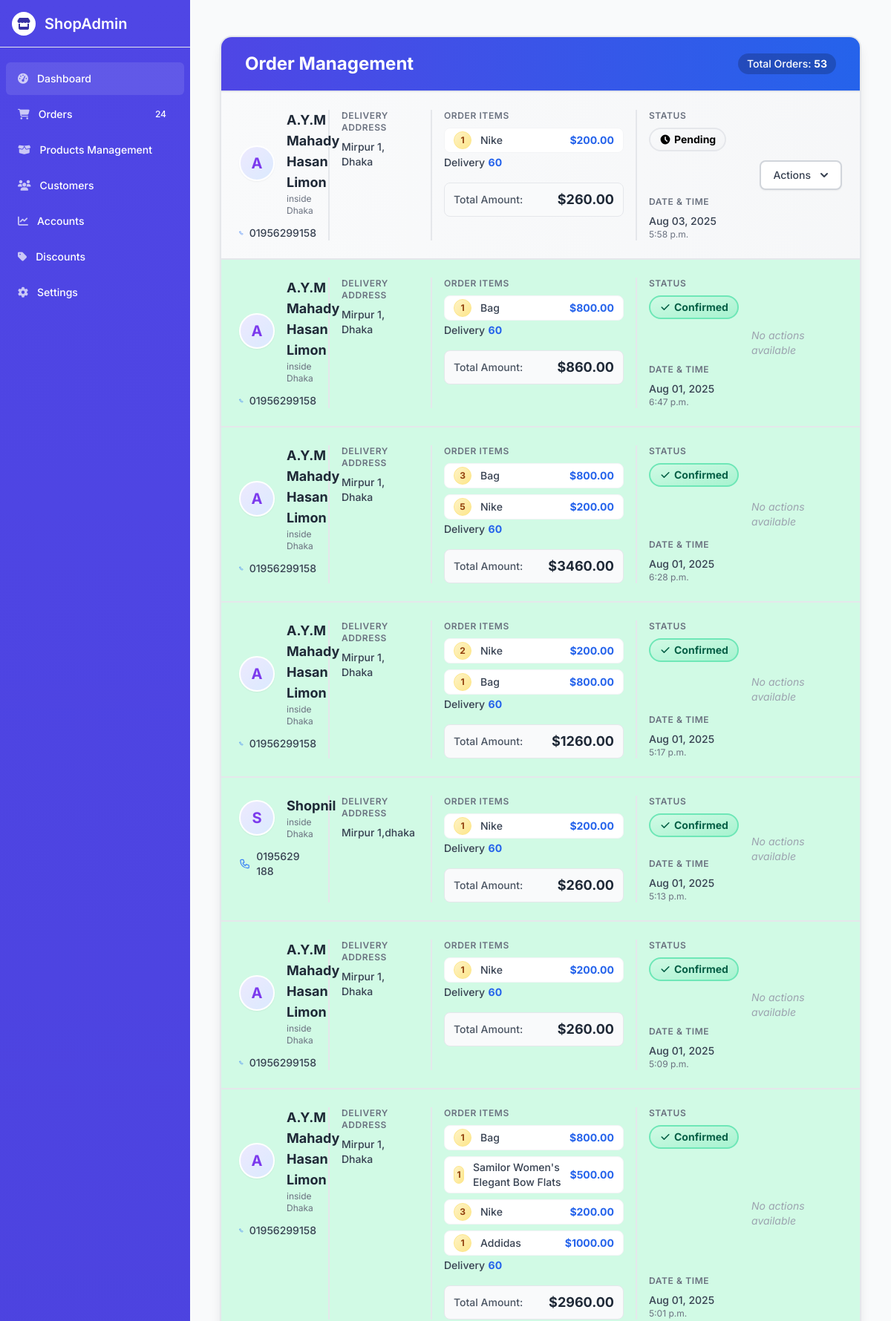
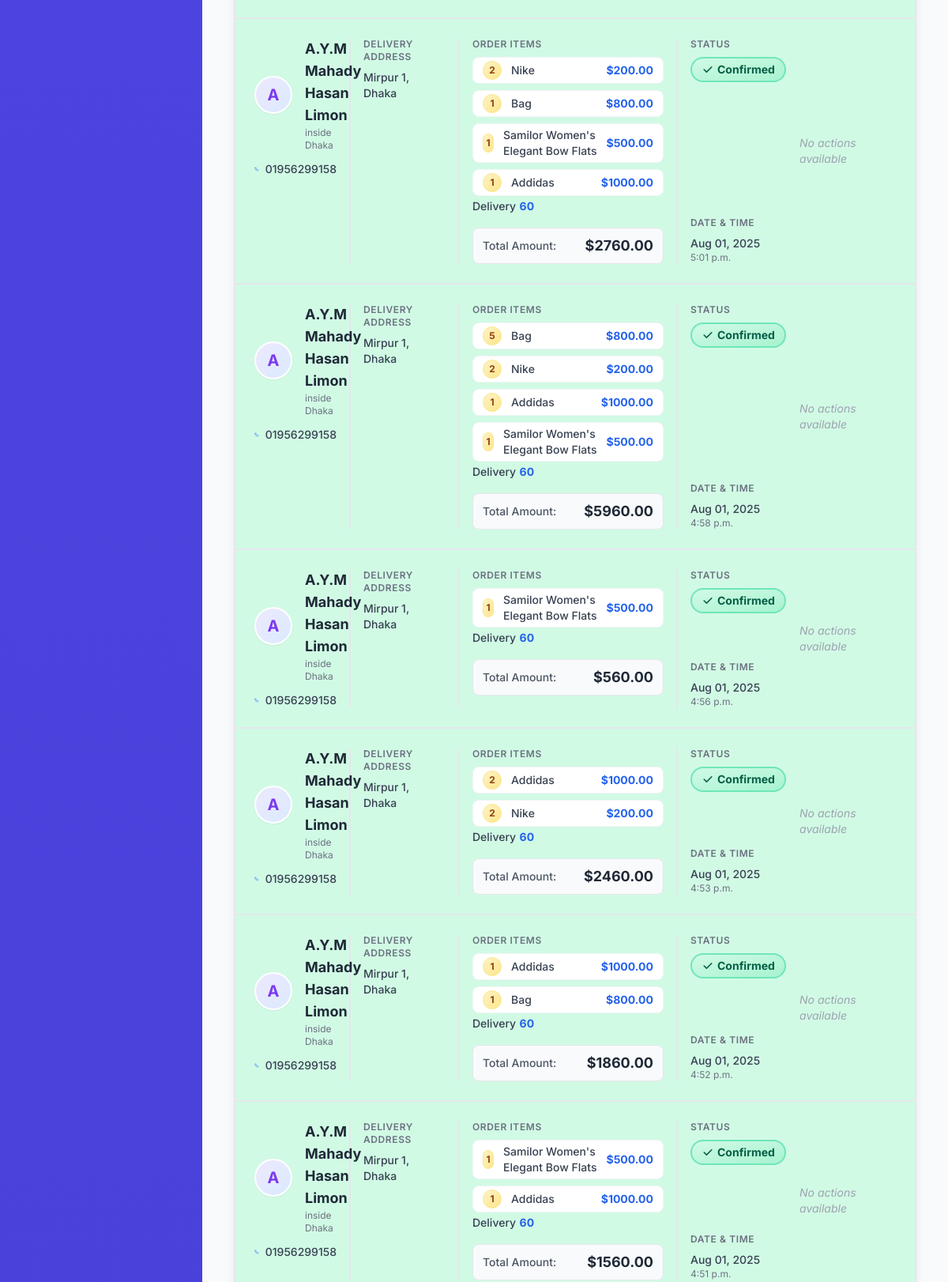
/order/order_list/ (upper part), run on the app's committed database (2 pictures, top to bottom).
### order/models.py (models this page shows, shortened)
class Order(models.Model):
    LOCATION_CHOICES = [
        ('inside_dhaka', 'Inside Dhaka'),
        ('outside_dhaka', 'Outside Dhaka'),
    ]
    full_name = models.CharField(max_length=100)
    contact_number = models.CharField(max_length=20)
    location = models.CharField(max_length=20, choices=LOCATION_CHOICES)
    address = models.TextField()
    cart = models.JSONField(default=dict)
    total_price = models.DecimalField(max_digits=10, decimal_places=2)
    is_confirmed = models.BooleanField(default=False)
    is_cancelled = models.BooleanField(default=False)
    created_at = models.DateTimeField(auto_now_add=True)

### store/models.py (models this page shows)
class Product (models.Model):
    category = models.ForeignKey(Category, on_delete=models.CASCADE)
    name = models.CharField(max_length = 100)
    slug = models.SlugField(max_length = 100)
    description = models.TextField()
    price = models.DecimalField(max_digits=10, decimal_places=2)
    image = models.ImageField(upload_to = 'products/')

### order/views.py (the view)
# urls.py: path('order_list/',views.order_list, name="order_list"),
def order_list(request):
    orders = Order.objects.all().order_by('-created_at')  # Most recent first
    details = []
    for order in orders:
        products = []
        for key,value in order.cart.items():
            product = Product.objects.get(id = key)
            products.append({'name': product.name, 'price': product.price, 'quantity': value})
        details.append({
            'full_name': order.full_name,
            'contact_number': order.contact_number,
            'location': order.location,
            'address': order.address,
            'total_price': order.total_price,
            'is_cancelled': order.is_cancelled,
            'is_confirmed': order.is_confirmed,
            'created_at': order.created_at,
            'id': order.id,
            'products': products
        })
    return render(request, 'orders/order_list.html', {'orders': details})

### store/context_processors.py (called while the page is built, shortened)
def cart_data(request):
    cart = request.session.get('cart', {})
    cart_item_count = 0
    cart_items = []
    total_amount = 0
    return {
        'cart_items': cart_items,
        'total_amount': total_amount,
        'cart_item_count': cart_item_count,
    }

### templates/orders/order_list.html (shortened to what this page needs)
{% extends 'orders/base.html' %}
{% load static %}
{% block content %}
<div class="w-full mx-auto px-4 py-6">
    <div class="bg-gradient-to-br from-gray-50 to-gray-100 rounded-2xl border-2 border-gray-200 shadow-lg overflow-hidden">
        <div class="px-8 py-5 border-b-2 border-gray-200 bg-gradient-to-r from-indigo-600 to-blue-600">
            <div class="flex justify-between items-center">
                <h2 class="text-2xl font-bold text-white">Order Management</h2>
                <div class="text-white bg-black bg-opacity-20 px-3 py-1 rounded-full text-sm font-medium">
                    Total Orders: <span class="font-bold">{{ orders|length }}</span>
                </div>
            </div>
        </div>
        {% for order in orders %}
        <div class="border-b-2 border-gray-200 last:border-b-0 {% if order.is_confirmed %}bg-green-100{% elif order.is_cancelled %}bg-red-200{% endif %}">
            <div class="grid grid-cols-12 gap-4 p-6">
                <div class="col-span-12 md:col-span-3 lg:col-span-2 border-r-2 border-gray-200 pr-4">
                    <div class="flex items-center">
                        <div class="flex-shrink-0 h-12 w-12 rounded-full bg-gradient-to-br from-purple-100 to-blue-100 border-2 border-white shadow-sm flex items-center justify-center">
                            <span class="text-xl font-bold text-purple-600">{{ order.full_name|first|upper }}</span>
                        </div>
                        <div class="ml-4">
                            <div class="text-lg font-bold text-gray-800">{{ order.full_name }}</div>
                            <div class="text-xs text-gray-500">{{ order.location }}</div>
                        </div>
                    </div>
                    <div class="mt-3">
                        <div class="text-sm font-medium text-gray-700 flex items-center">
                            {{ order.contact_number }}
                        </div>
                    </div>
                </div>
                <div class="col-span-12 md:col-span-3 lg:col-span-2 border-r-2 border-gray-200 pr-4">
                    <h3 class="text-xs font-semibold text-gray-500 uppercase tracking-wider">Delivery Address</h3>
                    <div class="mt-2 text-sm text-gray-700">
                        <div class="font-medium ">{{ order.address|linebreaksbr }}</div>
                    </div>
                </div>
                <div class="col-span-12 md:col-span-6 lg:col-span-4 border-r-2 border-gray-200 pr-4">
                    <div class="mb-4">
                        <h3 class="text-xs font-semibold text-gray-500 uppercase tracking-wider">Order Items</h3>
                        <ul class="mt-2 space-y-2">
                            {% for item in order.products %}
                            <li class="flex items-center justify-between py-1 px-3 bg-white rounded-lg border border-gray-100 shadow-xs">
                                <div class="flex items-center">
                                    <span class="inline-flex items-center justify-center h-6 w-6 rounded-full bg-gradient-to-br from-yellow-100 to-yellow-200 text-yellow-800 font-bold text-xs mr-3 border border-yellow-200">
                                        {{ item.quantity }}
                                    </span>
                                    <span class="text-sm font-medium text-gray-700">{{ item.name }}</span>
                                </div>
                                <span class="text-sm font-bold text-blue-600">${{ item.price }}</span>
                            </li>
                            {% empty %}
                            <li class="text-gray-400 italic text-sm py-2">No items in this order</li>
                            {% endfor %}
                        <span class="text-sm font-medium text-gray-700">Delivery</span>
                        <span class="text-sm font-bold text-blue-600">60</span>
                        </ul>
                    </div>
                    <div class="flex justify-between items-center bg-gray-50 rounded-lg px-3 py-2 border border-gray-200">
                        <span class="text-sm font-medium text-gray-600">Total Amount:</span>
                        <span class="text-lg font-bold text-gray-800">${{ order.total_price }}</span>
                    </div>
                </div>
                <div class="col-span-12 md:col-span-3 lg:col-span-2 flex flex-col justify-between">
                    <div>
                        <h3 class="text-xs font-semibold text-gray-500 uppercase tracking-wider">Status</h3>
                        <div class="mt-2">
                            {% if order.is_cancelled %}
                            <div class="inline-flex items-center px-3 py-1 rounded-full text-sm font-bold bg-gradient-to-br from-rose-100 to-rose-200 text-rose-800 border-2 border-rose-300">
                                <svg xmlns="http://www.w3.org/2000/svg" class="h-4 w-4 mr-1" viewBox="0 0 20 20" fill="currentColor">
                                    <path fill-rule="evenodd" d="M4.293 4.293a1 1 0 011.414 0L10 8.586l4.293-4.293a1 1 0 111.414 1.414L11.414 10l4.293 4.293a1 1 0 01-1.414 1.414L10 11.414l-4.293 4.293a1 1 0 01-1.414-1.414L8.586 10 4.293 5.707a1 1 0 010-1.414z" clip-rule="evenodd" />
                                </svg>
                                Cancelled
                            </div>
                            {% elif order.is_confirmed %}
                            <div class="inline-flex items-center px-3 py-1 rounded-full text-sm font-bold bg-gradient-to-br from-green-100 to-green-200 text-green-800 border-2 border-green-300">
                                <svg xmlns="http://www.w3.org/2000/svg" class="h-4 w-4 mr-1" viewBox="0 0 20 20" fill="currentColor">
                                    <path fill-rule="evenodd" d="M16.707 5.293a1 1 0 010 1.414l-8 8a1 1 0 01-1.414 0l-4-4a1 1 0 011.414-1.414L8 12.586l7.293-7.293a1 1 0 011.414 0z" clip-rule="evenodd" />
                                </svg>
                                Confirmed
                            </div>
                            {% else %}
                            <div class="inline-flex items-center px-3 py-1 rounded-full text-sm font-bold bg-gradient-to-br from-amber-100 to-amber-200 text-amber-800 border-2 border-amber-300">
                                <svg xmlns="http://www.w3.org/2000/svg" class="h-4 w-4 mr-1" viewBox="0 0 20 20" fill="currentColor">
                                    <path fill-rule="evenodd" d="M10 18a8 8 0 100-16 8 8 0 000 16zm1-12a1 1 0 10-2 0v4a1 1 0 00.293.707l2.828 2.829a1 1 0 101.415-1.415L11 9.586V6z" clip-rule="evenodd" />
                                </svg>
                                Pending
                            </div>
                            {% endif %}
                        </div>
                    </div>
                    <div class="mt-4">
                        <h3 class="text-xs font-semibold text-gray-500 uppercase tracking-wider">Date & Time</h3>
                        <div class="mt-2 text-sm text-gray-700">
                            <div class="font-medium">{{ order.created_at|date:"M d, Y" }}</div>
                            <div class="text-xs text-gray-500">{{ order.created_at|time }}</div>
                        </div>
                    </div>
                </div>
                <div class="col-span-12 md:col-span-12 lg:col-span-2 flex items-center justify-end">
                    {% if not order.is_confirmed and not order.is_cancelled %}
                    <div class="relative inline-block text-left">
                        <div>
                            <button type="button" onclick="toggleDropdown('menu-{{ order.id }}')" class="inline-flex items-center px-4 py-2 border-2 border-gray-300 shadow-sm text-sm font-medium rounded-lg text-gray-700 bg-white hover:bg-gray-50 focus:outline-none focus:ring-2 focus:ring-offset-2 focus:ring-indigo-500" id="menu-button-{{ order.id }}">
                                Actions
                                <svg class="-mr-1 ml-2 h-5 w-5" xmlns="http://www.w3.org/2000/svg" viewBox="0 0 20 20" fill="currentColor">
                                    <path fill-rule="evenodd" d="M5.293 7.293a1 1 0 011.414 0L10 10.586l3.293-3.293a1 1 0 111.414 1.414l-4 4a1 1 0 01-1.414 0l-4-4a1 1 0 010-1.414z" clip-rule="evenodd" />
                                </svg>
                            </button>
                        </div>
                    </div>
                    {% else %}
                    <span class="text-gray-400 text-sm italic">No actions available</span>
                    {% endif %}
                </div>
            </div>
        </div>
        {% endfor %}
    </div>
</div>
{% endblock %}

### templates/orders/base.html (style rules this page uses)
body { font-family: 'Inter', sans-serif; background-color: #f9fafb; }

### data on the page
Order: full_name|first "A", full_name "A.Y.M Mahady Hasan Limon", location "inside Dhaka", contact_number "01956299158", address "Mirpur 1, Dhaka", total_price "260.00", created_at "Aug 03, 2025", created_at "5:58 p.m."
Product: name "Nike" "Nike" "Nike" "Nike" "Nike" "Nike" "Nike" "Nike" "Nike", price "200.00" "200.00" "200.00" "200.00" "200.00" "200.00" "200.00" "200.00" "200.00"
Order: full_name|first "A", full_name "A.Y.M Mahady Hasan Limon", location "inside Dhaka", contact_number "01956299158", address "Mirpur 1, Dhaka", total_price "860.00", created_at "Aug 01, 2025", created_at "6:47 p.m."
Product: name "Bag" "Bag" "Bag" "Bag" "Bag" "Bag" "Bag", price "800.00" "800.00" "800.00" "800.00" "800.00" "800.00" "800.00"
Order: full_name|first "A", full_name "A.Y.M Mahady Hasan Limon", location "inside Dhaka", contact_number "01956299158", address "Mirpur 1, Dhaka", total_price "3460.00", created_at "Aug 01, 2025", created_at "6:28 p.m."
Order: full_name|first "A", full_name "A.Y.M Mahady Hasan Limon", location "inside Dhaka", contact_number "01956299158", address "Mirpur 1, Dhaka", total_price "1260.00", created_at "Aug 01, 2025", created_at "5:17 p.m."
Order: full_name|first "S", full_name "Shopnil", location "inside Dhaka", contact_number "0195629 188", address "Mirpur 1,dhaka", total_price "260.00", created_at "Aug 01, 2025", created_at "5:13 p.m."
Order: full_name|first "A", full_name "A.Y.M Mahady Hasan Limon", location "inside Dhaka", contact_number "01956299158", address "Mirpur 1, Dhaka", total_price "260.00", created_at "Aug 01, 2025", created_at "5:09 p.m."
Order: full_name|first "A", full_name "A.Y.M Mahady Hasan Limon", location "inside Dhaka", contact_number "01956299158", address "Mirpur 1, Dhaka", total_price "2960.00", created_at "Aug 01, 2025", created_at "5:01 p.m."
Product: name "Samilor Women's Elegant Bow Flats" "Samilor Women's Elegant Bow Flats" "Samilor Women's Elegant Bow Flats" "Samilor Women's Elegant Bow Flats" "Samilor Women's Elegant Bow Flats", price "500.00" "500.00" "500.00" "500.00" "500.00"
Product: name "Addidas" "Addidas" "Addidas" "Addidas" "Addidas" "Addidas", price "1000.00" "1000.00" "1000.00" "1000.00" "1000.00" "1000.00"
Order: full_name|first "A", full_name "A.Y.M Mahady Hasan Limon", location "inside Dhaka", contact_number "01956299158", address "Mirpur 1, Dhaka", total_price "2760.00", created_at "Aug 01, 2025", created_at "5:01 p.m."
Order: full_name|first "A", full_name "A.Y.M Mahady Hasan Limon", location "inside Dhaka", contact_number "01956299158", address "Mirpur 1, Dhaka", total_price "5960.00", created_at "Aug 01, 2025", created_at "4:58 p.m."
Order: full_name|first "A", full_name "A.Y.M Mahady Hasan Limon", location "inside Dhaka", contact_number "01956299158", address "Mirpur 1, Dhaka", total_price "560.00", created_at "Aug 01, 2025", created_at "4:56 p.m."
Order: full_name|first "A", full_name "A.Y.M Mahady Hasan Limon", location "inside Dhaka", contact_number "01956299158", address "Mirpur 1, Dhaka", total_price "2460.00", created_at "Aug 01, 2025", created_at "4:53 p.m."
Order: full_name|first "A", full_name "A.Y.M Mahady Hasan Limon", location "inside Dhaka", contact_number "01956299158", address "Mirpur 1, Dhaka", total_price "1860.00", created_at "Aug 01, 2025", created_at "4:52 p.m."
Order: full_name|first "A", full_name "A.Y.M Mahady Hasan Limon", location "inside Dhaka", contact_number "01956299158", address "Mirpur 1, Dhaka", total_price "1560.00", created_at "Aug 01, 2025", created_at "4:51 p.m."

### other printed values
{{ orders|length }} "53"
{{ item.quantity }} "1" "1" "3" "5" "2" "1" "1" "1" "1" "1" "3" "1" "2" "1" "1" "1" "5" "2" "1" "1" "1" "2" "2" "1" "1" "1" "1"
